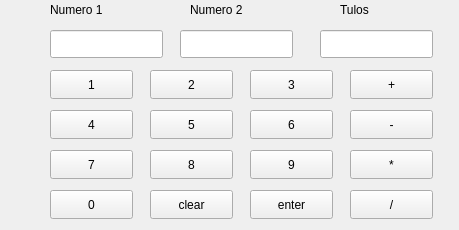
<?xml version="1.0" encoding="UTF-8"?>
<ui version="4.0">
 <class>MainWindow</class>
 <widget class="QMainWindow" name="MainWindow">
  <property name="geometry">
   <rect>
    <x>0</x>
    <y>0</y>
    <width>459</width>
    <height>230</height>
   </rect>
  </property>
  <property name="windowTitle">
   <string>MainWindow</string>
  </property>
  <widget class="QWidget" name="centralwidget">
   <widget class="QLineEdit" name="numero1">
    <property name="geometry">
     <rect>
      <x>50</x>
      <y>30</y>
      <width>113</width>
      <height>28</height>
     </rect>
    </property>
   </widget>
   <widget class="QLineEdit" name="numero2">
    <property name="geometry">
     <rect>
      <x>180</x>
      <y>30</y>
      <width>113</width>
      <height>28</height>
     </rect>
    </property>
   </widget>
   <widget class="QLineEdit" name="tulos">
    <property name="geometry">
     <rect>
      <x>320</x>
      <y>30</y>
      <width>113</width>
      <height>28</height>
     </rect>
    </property>
   </widget>
   <widget class="QPushButton" name="num1">
    <property name="geometry">
     <rect>
      <x>50</x>
      <y>70</y>
      <width>83</width>
      <height>29</height>
     </rect>
    </property>
    <property name="text">
     <string>1</string>
    </property>
   </widget>
   <widget class="QPushButton" name="num2">
    <property name="geometry">
     <rect>
      <x>150</x>
      <y>70</y>
      <width>83</width>
      <height>29</height>
     </rect>
    </property>
    <property name="text">
     <string>2</string>
    </property>
   </widget>
   <widget class="QPushButton" name="num3">
    <property name="geometry">
     <rect>
      <x>250</x>
      <y>70</y>
      <width>83</width>
      <height>29</height>
     </rect>
    </property>
    <property name="text">
     <string>3</string>
    </property>
   </widget>
   <widget class="QPushButton" name="num4">
    <property name="geometry">
     <rect>
      <x>50</x>
      <y>110</y>
      <width>83</width>
      <height>29</height>
     </rect>
    </property>
    <property name="text">
     <string>4</string>
    </property>
   </widget>
   <widget class="QPushButton" name="num5">
    <property name="geometry">
     <rect>
      <x>150</x>
      <y>110</y>
      <width>83</width>
      <height>29</height>
     </rect>
    </property>
    <property name="text">
     <string>5</string>
    </property>
   </widget>
   <widget class="QPushButton" name="num6">
    <property name="geometry">
     <rect>
      <x>250</x>
      <y>110</y>
      <width>83</width>
      <height>29</height>
     </rect>
    </property>
    <property name="text">
     <string>6</string>
    </property>
   </widget>
   <widget class="QPushButton" name="num7">
    <property name="geometry">
     <rect>
      <x>50</x>
      <y>150</y>
      <width>83</width>
      <height>29</height>
     </rect>
    </property>
    <property name="text">
     <string>7</string>
    </property>
   </widget>
   <widget class="QPushButton" name="num8">
    <property name="geometry">
     <rect>
      <x>150</x>
      <y>150</y>
      <width>83</width>
      <height>29</height>
     </rect>
    </property>
    <property name="text">
     <string>8</string>
    </property>
   </widget>
   <widget class="QPushButton" name="num9">
    <property name="geometry">
     <rect>
      <x>250</x>
      <y>150</y>
      <width>83</width>
      <height>29</height>
     </rect>
    </property>
    <property name="text">
     <string>9</string>
    </property>
   </widget>
   <widget class="QPushButton" name="plussa">
    <property name="geometry">
     <rect>
      <x>350</x>
      <y>70</y>
      <width>83</width>
      <height>29</height>
     </rect>
    </property>
    <property name="text">
     <string>+</string>
    </property>
   </widget>
   <widget class="QLabel" name="Numero1text">
    <property name="geometry">
     <rect>
      <x>50</x>
      <y>0</y>
      <width>63</width>
      <height>20</height>
     </rect>
    </property>
    <property name="text">
     <string>Numero 1</string>
    </property>
   </widget>
   <widget class="QLabel" name="Numero2text">
    <property name="geometry">
     <rect>
      <x>190</x>
      <y>0</y>
      <width>71</width>
      <height>20</height>
     </rect>
    </property>
    <property name="text">
     <string>Numero 2</string>
    </property>
   </widget>
   <widget class="QLabel" name="Tulostext">
    <property name="geometry">
     <rect>
      <x>340</x>
      <y>0</y>
      <width>63</width>
      <height>20</height>
     </rect>
    </property>
    <property name="text">
     <string>Tulos</string>
    </property>
   </widget>
   <widget class="QPushButton" name="num0">
    <property name="geometry">
     <rect>
      <x>50</x>
      <y>190</y>
      <width>83</width>
      <height>29</height>
     </rect>
    </property>
    <property name="text">
     <string>0</string>
    </property>
   </widget>
   <widget class="QPushButton" name="clear">
    <property name="geometry">
     <rect>
      <x>150</x>
      <y>190</y>
      <width>83</width>
      <height>29</height>
     </rect>
    </property>
    <property name="text">
     <string>clear</string>
    </property>
   </widget>
   <widget class="QPushButton" name="enter">
    <property name="geometry">
     <rect>
      <x>250</x>
      <y>190</y>
      <width>83</width>
      <height>29</height>
     </rect>
    </property>
    <property name="text">
     <string>enter</string>
    </property>
   </widget>
   <widget class="QPushButton" name="miinus">
    <property name="geometry">
     <rect>
      <x>350</x>
      <y>110</y>
      <width>83</width>
      <height>29</height>
     </rect>
    </property>
    <property name="text">
     <string>-</string>
    </property>
   </widget>
   <widget class="QPushButton" name="kerto">
    <property name="geometry">
     <rect>
      <x>350</x>
      <y>150</y>
      <width>83</width>
      <height>29</height>
     </rect>
    </property>
    <property name="text">
     <string>*</string>
    </property>
   </widget>
   <widget class="QPushButton" name="jako">
    <property name="geometry">
     <rect>
      <x>350</x>
      <y>190</y>
      <width>83</width>
      <height>29</height>
     </rect>
    </property>
    <property name="text">
     <string>/</string>
    </property>
   </widget>
  </widget>
 </widget>
 <resources/>
 <connections/>
</ui>
